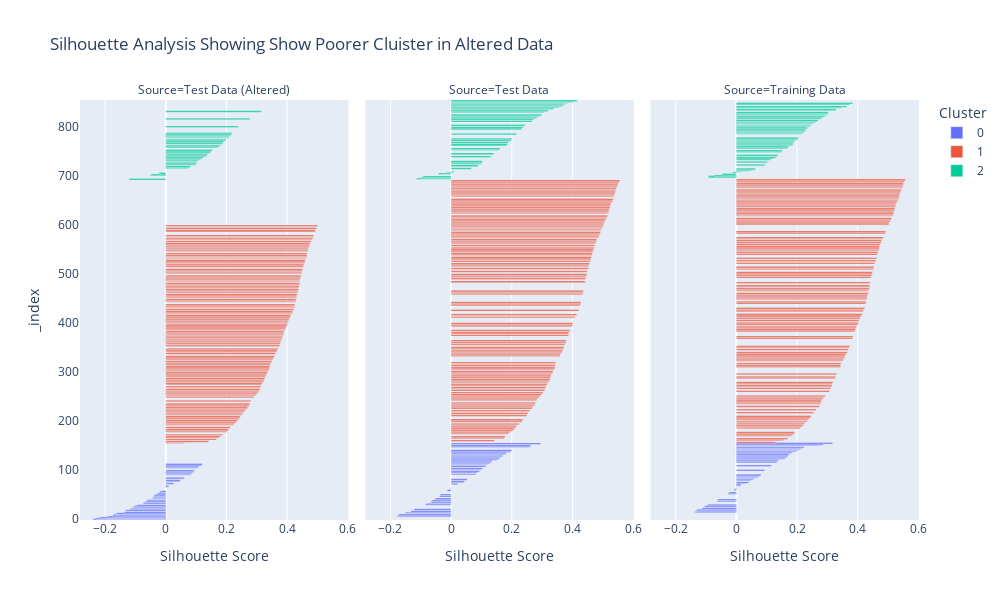

Notebook cell for this chart:
### Code cell
label_col = 'y'
train_df = X_train.copy()
train_df.loc[:, 'Silhouette Score'] = train_sil_scores
train_df.loc[:, 'Source'] ='Training Data'
train_df.loc[:, 'Cluster'] =  train_clusters.astype(str)
train_df.loc[:, label_col] = y_train


test_df = X_test.copy()
test_df.loc[:, 'Silhouette Score'] = test_sil_scores
test_df.loc[:, 'Source'] ='Test Data'
test_df.loc[:, 'Cluster'] = test_clusters.astype(str)
test_df.loc[:, label_col] = y_test


test_altered_df = X_test_altered.copy()
test_altered_df.loc[:, 'Silhouette Score'] = test_altered_sil_scores
test_altered_df.loc[:, 'Source'] =  'Test Data (Altered)'
test_altered_df.loc[:, 'Cluster'] = test_altered_clusters.astype(str)
test_altered_df.loc[:, label_col] = y_test

to_plot = pd.concat([train_df, test_df, test_altered_df]).sort_values(by=['Cluster', 'Silhouette Score']).reset_index()

s_score = np.round(to_plot.loc[:, 'Silhouette Score'].mean(), 3)
title = F"Silhouette Analysis Showing Show Poorer Cluister in Altered Data"


fig = px.bar(to_plot, x ='Silhouette Score', facet_col='Source', color='Cluster', title=title, width=1000, height=600)

fig.update_traces(width=3)
fig.show()

### Figure 1 — Plotly figure (JSON) as saved in the notebook; plotly's stock layout.template omitted (floating-point values rounded to 4 significant figures; data arrays with more than 128 entries replaced by an {"elided": "..."} marker saying what was removed)
{"data": [{"alignmentgroup": "True", "hovertemplate": "Cluster=0<br>Source=Test Data (Altered)<br>Silhouette Score=%{x}<br>_index=%{y}<extra></extra>", "legendgroup": "0", "marker": {"color": "#636efa", "pattern": {"shape": ""}}, "name": "0", "offsetgroup": "0", "orientation": "h", "showlegend": true, "textposition": "auto", "type": "bar", "width": 3, "x": [-0.2388, -0.2307, -0.2271, -0.2172, -0.1985, -0.1907, -0.1742, -0.168, -0.1645, -0.162, -0.1377, -0.132, -0.1174, -0.1093, -0.107, -0.1053, -0.1009, -0.09482, -0.07501, -0.07275, -0.06605, -0.06097, -0.04364, -0.04299, -0.04144, -0.04073, -0.03832, -0.03796, -0.02967, -0.02614, -0.02105, -0.01985, -0.01358, 0.001542, 0.008904, 0.009292, 0.02685, 0.04455, 0.04798, 0.05839, 0.06094, 0.08208, 0.08422, 0.08437, 0.08568, 0.09117, 0.09382, 0.1061, 0.1082, 0.1084, 0.1174, 0.1202], "xaxis": "x", "y": [0, 1, 2, 3, 4, 5, 8, 10, 11, 12, 14, 18, 21, 23, 24, 25, 27, 28, 32, 33, 36, 39, 43, 44, 45, 46, 48, 49, 51, 53, 55, 56, 57, 66, 67, 68, 73, 78, 79, 83, 84, 91, 93, 94, 95, 97, 99, 105, 106, 107, 110, 112], "yaxis": "y"}, {"alignmentgroup": "True", "hovertemplate": "Cluster=0<br>Source=Test Data<br>Silhouette Score=%{x}<br>_index=%{y}<extra></extra>", "legendgroup": "0", "marker": {"color": "#636efa", "pattern": {"shape": ""}}, "name": "0", "offsetgroup": "0", "orientation": "h", "showlegend": false, "textposition": "auto", "type": "bar", "width": 3, "x": [-0.1776, -0.1752, -0.1721, -0.1511, -0.1329, -0.1225, -0.08387, -0.07839, -0.06621, -0.06612, -0.06254, -0.05222, -0.0509, -0.03857, -0.03637, -0.01281, -0.01204, -0.001811, -0.0005597, -0.0003145, 0.02234, 0.04222, 0.0441, 0.05326, 0.08228, 0.08569, 0.09372, 0.09715, 0.1012, 0.1018, 0.1029, 0.1141, 0.118, 0.1216, 0.1265, 0.1289, 0.1339, 0.1372, 0.1503, 0.1564, 0.1615, 0.1701, 0.1778, 0.1807, 0.1837, 0.1958, 0.2, 0.2596, 0.2598, 0.2632, 0.2953], "xaxis": "x2", "y": [6, 7, 9, 13, 16, 20, 30, 31, 34, 35, 38, 41, 42, 47, 50, 58, 59, 62, 64, 65, 72, 76, 77, 81, 92, 96, 98, 101, 102, 103, 104, 108, 111, 113, 114, 115, 117, 120, 122, 123, 125, 129, 133, 134, 136, 138, 140, 148, 149, 150, 154], "yaxis": "y2"}, {"alignmentgroup": "True", "hovertemplate": "Cluster=0<br>Source=Training Data<br>Silhouette Score=%{x}<br>_index=%{y}<extra></extra>", "legendgroup": "0", "marker": {"color": "#636efa", "pattern": {"shape": ""}}, "name": "0", "offsetgroup": "0", "orientation": "h", "showlegend": false, "textposition": "auto", "type": "bar", "width": 3, "x": [-0.1368, -0.1322, -0.1306, -0.1135, -0.1044, -0.0945, -0.06373, -0.06073, -0.02813, -0.02419, -0.008793, -0.005394, -0.001107, 0.01337, 0.01491, 0.01551, 0.02953, 0.04143, 0.04865, 0.05653, 0.06672, 0.06959, 0.07392, 0.07538, 0.07764, 0.08116, 0.094, 0.115, 0.1331, 0.1348, 0.1355, 0.1388, 0.1596, 0.1631, 0.1666, 0.1676, 0.1706, 0.1711, 0.1733, 0.1813, 0.1855, 0.1992, 0.2011, 0.2071, 0.2115, 0.2117, 0.2152, 0.2207, 0.2238, 0.2674, 0.2846, 0.2875, 0.3175], "xaxis": "x3", "y": [15, 17, 19, 22, 26, 29, 37, 40, 52, 54, 60, 61, 63, 69, 70, 71, 74, 75, 80, 82, 85, 86, 87, 88, 89, 90, 100, 109, 116, 118, 119, 121, 124, 126, 127, 128, 130, 131, 132, 135, 137, 139, 141, 142, 143, 144, 145, 146, 147, 151, 152, 153, 155], "yaxis": "y3"}, {"alignmentgroup": "True", "hovertemplate": "Cluster=1<br>Source=Test Data (Altered)<br>Silhouette Score=%{x}<br>_index=%{y}<extra></extra>", "legendgroup": "1", "marker": {"color": "#EF553B", "pattern": {"shape": ""}}, "name": "1", "offsetgroup": "1", "orientation": "h", "showlegend": true, "textposition": "auto", "type": "bar", "width": 3, "x": {"elided": "190 float values"}, "xaxis": "x", "y": {"elided": "190 int values"}, "yaxis": "y"}, {"alignmentgroup": "True", "hovertemplate": "Cluster=1<br>Source=Test Data<br>Silhouette Score=%{x}<br>_index=%{y}<extra></extra>", "legendgroup": "1", "marker": {"color": "#EF553B", "pattern": {"shape": ""}}, "name": "1", "offsetgroup": "1", "orientation": "h", "showlegend": false, "textposition": "auto", "type": "bar", "width": 3, "x": {"elided": "181 float values"}, "xaxis": "x2", "y": {"elided": "181 int values"}, "yaxis": "y2"}, {"alignmentgroup": "True", "hovertemplate": "Cluster=1<br>Source=Training Data<br>Silhouette Score=%{x}<br>_index=%{y}<extra></extra>", "legendgroup": "1", "marker": {"color": "#EF553B", "pattern": {"shape": ""}}, "name": "1", "offsetgroup": "1", "orientation": "h", "showlegend": false, "textposition": "auto", "type": "bar", "width": 3, "x": {"elided": "166 float values"}, "xaxis": "x3", "y": {"elided": "166 int values"}, "yaxis": "y3"}, {"alignmentgroup": "True", "hovertemplate": "Cluster=2<br>Source=Test Data (Altered)<br>Silhouette Score=%{x}<br>_index=%{y}<extra></extra>", "legendgroup": "2", "marker": {"color": "#00cc96", "pattern": {"shape": ""}}, "name": "2", "offsetgroup": "2", "orientation": "h", "showlegend": true, "textposition": "auto", "type": "bar", "width": 3, "x": [-0.1216, -0.05083, -0.04835, -0.02245, 0.06931, 0.0737, 0.07847, 0.08084, 0.09741, 0.09954, 0.1012, 0.1034, 0.1034, 0.1076, 0.1143, 0.1162, 0.1235, 0.1322, 0.1343, 0.1374, 0.1423, 0.1432, 0.1476, 0.1488, 0.1538, 0.1709, 0.1768, 0.1797, 0.1873, 0.1897, 0.1902, 0.1983, 0.2061, 0.2076, 0.2098, 0.21, 0.2125, 0.2142, 0.216, 0.2175, 0.2389, 0.2775, 0.3147], "xaxis": "x", "y": [693, 701, 702, 705, 716, 717, 718, 719, 723, 724, 726, 730, 731, 732, 734, 735, 737, 740, 741, 743, 746, 747, 748, 750, 752, 758, 760, 761, 766, 769, 770, 773, 778, 779, 780, 781, 782, 783, 784, 787, 800, 816, 831], "yaxis": "y"}, {"alignmentgroup": "True", "hovertemplate": "Cluster=2<br>Source=Test Data<br>Silhouette Score=%{x}<br>_index=%{y}<extra></extra>", "legendgroup": "2", "marker": {"color": "#00cc96", "pattern": {"shape": ""}}, "name": "2", "offsetgroup": "2", "orientation": "h", "showlegend": false, "textposition": "auto", "type": "bar", "width": 3, "x": [-0.1137, -0.1034, -0.09753, -0.09236, -0.04204, -0.01582, 0.008776, 0.06726, 0.08662, 0.08946, 0.1003, 0.1012, 0.1032, 0.132, 0.1386, 0.1403, 0.1569, 0.1589, 0.1608, 0.18, 0.1864, 0.1881, 0.1977, 0.2008, 0.216, 0.2327, 0.2334, 0.2377, 0.2445, 0.2665, 0.2708, 0.2709, 0.2795, 0.2868, 0.2957, 0.2992, 0.3056, 0.3167, 0.3204, 0.3348, 0.3352, 0.3393, 0.3563, 0.3657, 0.366, 0.3702, 0.3709, 0.3764, 0.3851, 0.3948, 0.4023, 0.4059, 0.4156], "xaxis": "x2", "y": [694, 695, 696, 698, 704, 706, 708, 715, 720, 721, 725, 727, 729, 739, 744, 745, 753, 754, 755, 762, 764, 768, 772, 775, 785, 795, 796, 799, 803, 811, 814, 815, 818, 820, 823, 824, 830, 832, 833, 836, 837, 838, 840, 842, 843, 844, 845, 847, 849, 850, 851, 852, 853], "yaxis": "y2"}, {"alignmentgroup": "True", "hovertemplate": "Cluster=2<br>Source=Training Data<br>Silhouette Score=%{x}<br>_index=%{y}<extra></extra>", "legendgroup": "2", "marker": {"color": "#00cc96", "pattern": {"shape": ""}}, "name": "2", "offsetgroup": "2", "orientation": "h", "showlegend": false, "textposition": "auto", "type": "bar", "width": 3, "x": [-0.09293, -0.09174, -0.07164, -0.04671, -0.0122, 0.01023, 0.02097, 0.04717, 0.04738, 0.06109, 0.06294, 0.09471, 0.1027, 0.1127, 0.1224, 0.1318, 0.1371, 0.1483, 0.1513, 0.1661, 0.1684, 0.1726, 0.1855, 0.1871, 0.1875, 0.1912, 0.1993, 0.2024, 0.2046, 0.2166, 0.2209, 0.2218, 0.2222, 0.2253, 0.2263, 0.2272, 0.2291, 0.2344, 0.2344, 0.2435, 0.2436, 0.2451, 0.2473, 0.2474, 0.2527, 0.2558, 0.2576, 0.2618, 0.2684, 0.2695, 0.2791, 0.2842, 0.2911, 0.2915, 0.2999, 0.3005, 0.3015, 0.3018, 0.3031, 0.325, 0.329, 0.3467, 0.3639, 0.3732, 0.3845], "xaxis": "x3", "y": [697, 699, 700, 703, 707, 709, 710, 711, 712, 713, 714, 722, 728, 733, 736, 738, 742, 749, 751, 756, 757, 759, 763, 765, 767, 771, 774, 776, 777, 786, 788, 789, 790, 791, 792, 793, 794, 797, 798, 801, 802, 804, 805, 806, 807, 808, 809, 810, 812, 813, 817, 819, 821, 822, 825, 826, 827, 828, 829, 834, 835, 839, 841, 846, 848], "yaxis": "y3"}], "layout": {"annotations": [{"font": {}, "showarrow": false, "text": "Source=Test Data (Altered)", "x": 0.16, "xanchor": "center", "xref": "paper", "y": 1, "yanchor": "bottom", "yref": "paper"}, {"font": {}, "showarrow": false, "text": "Source=Test Data", "x": 0.5, "xanchor": "center", "xref": "paper", "y": 1, "yanchor": "bottom", "yref": "paper"}, {"font": {}, "showarrow": false, "text": "Source=Training Data", "x": 0.84, "xanchor": "center", "xref": "paper", "y": 1, "yanchor": "bottom", "yref": "paper"}], "barmode": "relative", "height": 600, "legend": {"title": {"text": "Cluster"}, "tracegroupgap": 0}, "title": {"text": "Silhouette Analysis Showing Show Poorer Cluister in Altered Data"}, "width": 1000, "xaxis": {"anchor": "y", "autorange": true, "domain": [0, 0.32], "range": [-0.283, 0.6022], "title": {"text": "Silhouette Score"}, "type": "linear"}, "xaxis2": {"anchor": "y2", "autorange": true, "domain": [0.34, 0.66], "matches": "x", "range": [-0.283, 0.6022], "title": {"text": "Silhouette Score"}, "type": "linear"}, "xaxis3": {"anchor": "y3", "autorange": true, "domain": [0.68, 1.0], "matches": "x", "range": [-0.283, 0.6022], "title": {"text": "Silhouette Score"}, "type": "linear"}, "yaxis": {"anchor": "x", "autorange": true, "domain": [0, 1], "range": [-1.5, 854.5], "title": {"text": "_index"}, "type": "linear"}, "yaxis2": {"anchor": "x2", "autorange": true, "domain": [0, 1], "matches": "y", "range": [-1.5, 854.5], "showticklabels": false, "type": "linear"}, "yaxis3": {"anchor": "x3", "autorange": true, "domain": [0, 1], "matches": "y", "range": [-1.5, 854.5], "showticklabels": false, "type": "linear"}}}
